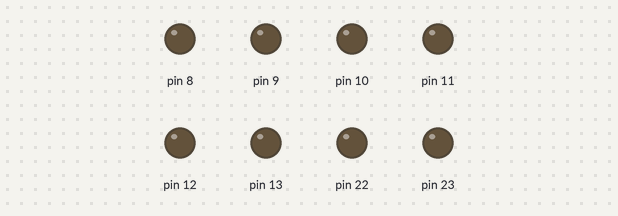
A sketch run on a simulated Arduino Uno, built with avr-gcc and run on an emulated ATmega328P. On the bench: output pins drawn as LEDs (lit = HIGH).

Above: at 1.0 s.
At 3.5 s:
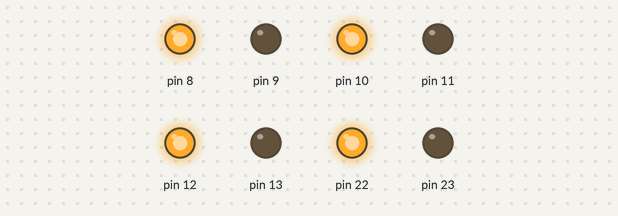
At 5.7 s:
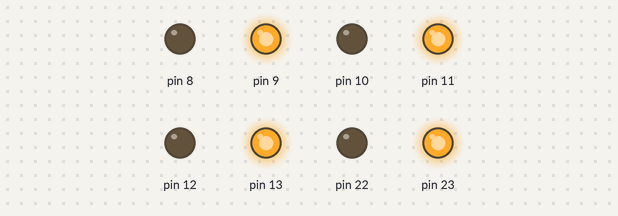
Timing chart, 0 to 11.4 s (numbered marks = the images above):
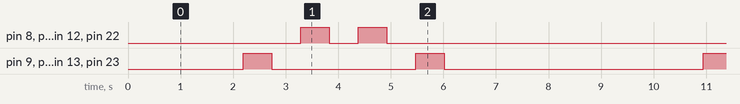

The sketch:

sketch.ino
```cpp
#include "etalvis.h"

void setup() {
  // put your setup code here, to run once:
  init();
}

void loop() {
  // put your main code here, to run repeatedly:
  volatile char *portA_data = (char*)0x22;
  volatile char *portB_data = (char*)0x25;
  *portA_data = 0;
  *portB_data = 0;
  *portA_data = 0x55;
  delay();
  *portA_data = 0x00;
  delay();
  *portA_data = 0xAA;
  delay();
  *portA_data = 0x00;
  delay();
  *portB_data = 0xAA;
  delay();
  *portB_data = 0x00;
  delay();
  *portB_data = 0x55;
  delay();
  *portB_data = 0x00;
  delay();
  *portB_data = 0x55;
  delay();
  *portB_data = 0x00;
  delay();
  *portB_data = 0xAA;
  delay();
  *portB_data = 0x00;
  delay();
  *portA_data = 0xAA;
  delay();
  *portA_data = 0x00;
  delay();
  *portA_data = 0x55;
  delay();
  *portA_data = 0x00;
  delay();
}

  
```

etalvis.h
```cpp
void delay(void);
void init(void);

void delay(void){
  for(volatile long i = 0; i<250000; i++);
}

void init(){
  volatile char *portA_DDR = (char*)0x21;
  volatile char *portB_DDR = (char*)0x24;
  *portA_DDR = 0xFF;
  *portB_DDR = 0xFF;
}
```

Measured:
- by itself, pin 8, pin 10, pin 12, pin 22: repeats every 8.8 s: LOW 0.55 s, HIGH 0.55 s, LOW 7.1 s, HIGH 0.55 s
- by itself, pin 9, pin 11, pin 13, pin 23: repeats every 8.8 s: LOW 2.7 s, HIGH 0.55 s, LOW 4.9 s, HIGH 0.55 s
- by itself, everything shown: repeats every 8.8 s, in 8 steps
